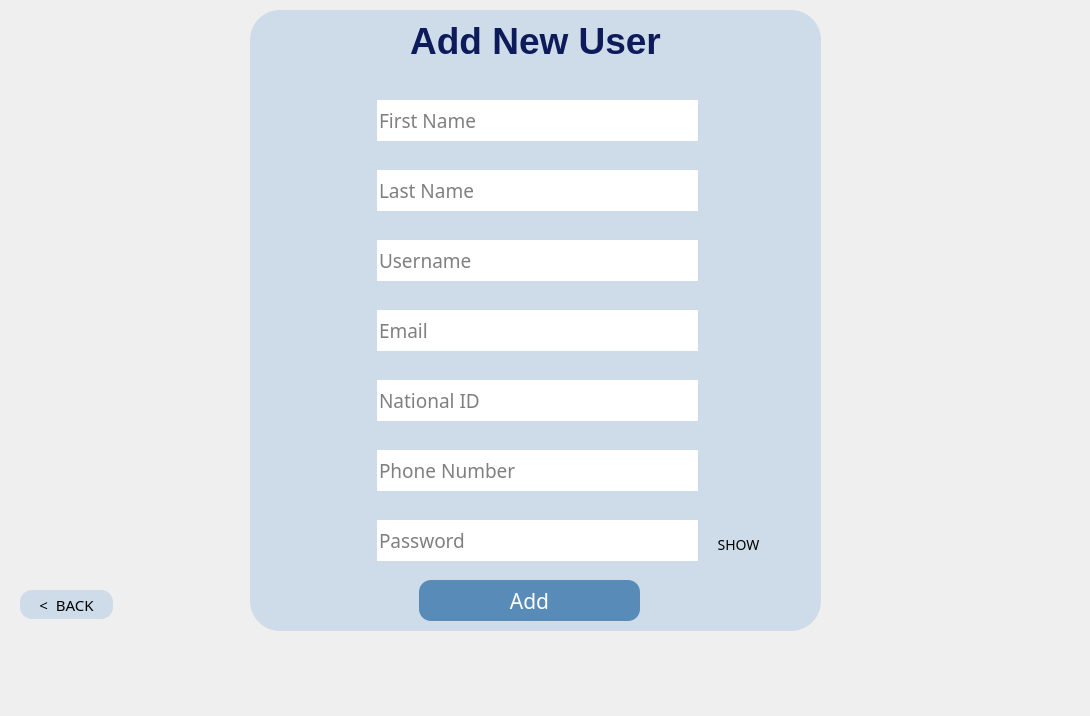
<?xml version="1.0" encoding="UTF-8"?>
<ui version="4.0">
 <class>AddUser</class>
 <widget class="QDialog" name="AddUser">
  <property name="geometry">
   <rect>
    <x>0</x>
    <y>0</y>
    <width>1090</width>
    <height>716</height>
   </rect>
  </property>
  <property name="windowTitle">
   <string>Dialog</string>
  </property>
  <widget class="QLabel" name="label_2">
   <property name="geometry">
    <rect>
     <x>0</x>
     <y>-40</y>
     <width>1101</width>
     <height>771</height>
    </rect>
   </property>
   <property name="styleSheet">
    <string notr="true">image: url(:/screen1Background/background.jpg);</string>
   </property>
   <property name="text">
    <string/>
   </property>
  </widget>
  <widget class="QLabel" name="label_3">
   <property name="geometry">
    <rect>
     <x>250</x>
     <y>10</y>
     <width>571</width>
     <height>621</height>
    </rect>
   </property>
   <property name="styleSheet">
    <string notr="true">background-color: #cddce8;
border-radius: 30px;         /* rounded corners */
    padding: 8px 16px;</string>
   </property>
   <property name="text">
    <string/>
   </property>
  </widget>
  <widget class="QLineEdit" name="userName_add">
   <property name="geometry">
    <rect>
     <x>377</x>
     <y>240</y>
     <width>321</width>
     <height>41</height>
    </rect>
   </property>
   <property name="palette">
    <palette>
     <active>
      <colorrole role="Button">
       <brush brushstyle="SolidPattern">
        <color alpha="255">
         <red>255</red>
         <green>255</green>
         <blue>255</blue>
        </color>
       </brush>
      </colorrole>
      <colorrole role="Base">
       <brush brushstyle="SolidPattern">
        <color alpha="255">
         <red>255</red>
         <green>255</green>
         <blue>255</blue>
        </color>
       </brush>
      </colorrole>
      <colorrole role="Window">
       <brush brushstyle="SolidPattern">
        <color alpha="255">
         <red>255</red>
         <green>255</green>
         <blue>255</blue>
        </color>
       </brush>
      </colorrole>
     </active>
     <inactive>
      <colorrole role="Button">
       <brush brushstyle="SolidPattern">
        <color alpha="255">
         <red>255</red>
         <green>255</green>
         <blue>255</blue>
        </color>
       </brush>
      </colorrole>
      <colorrole role="Base">
       <brush brushstyle="SolidPattern">
        <color alpha="255">
         <red>255</red>
         <green>255</green>
         <blue>255</blue>
        </color>
       </brush>
      </colorrole>
      <colorrole role="Window">
       <brush brushstyle="SolidPattern">
        <color alpha="255">
         <red>255</red>
         <green>255</green>
         <blue>255</blue>
        </color>
       </brush>
      </colorrole>
     </inactive>
     <disabled>
      <colorrole role="Button">
       <brush brushstyle="SolidPattern">
        <color alpha="255">
         <red>255</red>
         <green>255</green>
         <blue>255</blue>
        </color>
       </brush>
      </colorrole>
      <colorrole role="Base">
       <brush brushstyle="SolidPattern">
        <color alpha="255">
         <red>255</red>
         <green>255</green>
         <blue>255</blue>
        </color>
       </brush>
      </colorrole>
      <colorrole role="Window">
       <brush brushstyle="SolidPattern">
        <color alpha="255">
         <red>255</red>
         <green>255</green>
         <blue>255</blue>
        </color>
       </brush>
      </colorrole>
     </disabled>
    </palette>
   </property>
   <property name="font">
    <font>
     <family>Arial Unicode MS</family>
     <pointsize>14</pointsize>
     <bold>false</bold>
    </font>
   </property>
   <property name="styleSheet">
    <string notr="true">background-color:#ffffff</string>
   </property>
   <property name="frame">
    <bool>false</bool>
   </property>
   <property name="placeholderText">
    <string>Username</string>
   </property>
  </widget>
  <widget class="QLineEdit" name="firstName_add">
   <property name="geometry">
    <rect>
     <x>377</x>
     <y>100</y>
     <width>321</width>
     <height>41</height>
    </rect>
   </property>
   <property name="palette">
    <palette>
     <active>
      <colorrole role="Button">
       <brush brushstyle="SolidPattern">
        <color alpha="255">
         <red>255</red>
         <green>255</green>
         <blue>255</blue>
        </color>
       </brush>
      </colorrole>
      <colorrole role="Base">
       <brush brushstyle="SolidPattern">
        <color alpha="255">
         <red>255</red>
         <green>255</green>
         <blue>255</blue>
        </color>
       </brush>
      </colorrole>
      <colorrole role="Window">
       <brush brushstyle="SolidPattern">
        <color alpha="255">
         <red>255</red>
         <green>255</green>
         <blue>255</blue>
        </color>
       </brush>
      </colorrole>
     </active>
     <inactive>
      <colorrole role="Button">
       <brush brushstyle="SolidPattern">
        <color alpha="255">
         <red>255</red>
         <green>255</green>
         <blue>255</blue>
        </color>
       </brush>
      </colorrole>
      <colorrole role="Base">
       <brush brushstyle="SolidPattern">
        <color alpha="255">
         <red>255</red>
         <green>255</green>
         <blue>255</blue>
        </color>
       </brush>
      </colorrole>
      <colorrole role="Window">
       <brush brushstyle="SolidPattern">
        <color alpha="255">
         <red>255</red>
         <green>255</green>
         <blue>255</blue>
        </color>
       </brush>
      </colorrole>
     </inactive>
     <disabled>
      <colorrole role="Button">
       <brush brushstyle="SolidPattern">
        <color alpha="255">
         <red>255</red>
         <green>255</green>
         <blue>255</blue>
        </color>
       </brush>
      </colorrole>
      <colorrole role="Base">
       <brush brushstyle="SolidPattern">
        <color alpha="255">
         <red>255</red>
         <green>255</green>
         <blue>255</blue>
        </color>
       </brush>
      </colorrole>
      <colorrole role="Window">
       <brush brushstyle="SolidPattern">
        <color alpha="255">
         <red>255</red>
         <green>255</green>
         <blue>255</blue>
        </color>
       </brush>
      </colorrole>
     </disabled>
    </palette>
   </property>
   <property name="font">
    <font>
     <family>Arial Unicode MS</family>
     <pointsize>14</pointsize>
     <bold>false</bold>
    </font>
   </property>
   <property name="styleSheet">
    <string notr="true">background-color:#ffffff</string>
   </property>
   <property name="frame">
    <bool>false</bool>
   </property>
   <property name="placeholderText">
    <string>First Name</string>
   </property>
  </widget>
  <widget class="QLineEdit" name="email_add">
   <property name="geometry">
    <rect>
     <x>377</x>
     <y>310</y>
     <width>321</width>
     <height>41</height>
    </rect>
   </property>
   <property name="palette">
    <palette>
     <active>
      <colorrole role="Button">
       <brush brushstyle="SolidPattern">
        <color alpha="255">
         <red>255</red>
         <green>255</green>
         <blue>255</blue>
        </color>
       </brush>
      </colorrole>
      <colorrole role="Base">
       <brush brushstyle="SolidPattern">
        <color alpha="255">
         <red>255</red>
         <green>255</green>
         <blue>255</blue>
        </color>
       </brush>
      </colorrole>
      <colorrole role="Window">
       <brush brushstyle="SolidPattern">
        <color alpha="255">
         <red>255</red>
         <green>255</green>
         <blue>255</blue>
        </color>
       </brush>
      </colorrole>
     </active>
     <inactive>
      <colorrole role="Button">
       <brush brushstyle="SolidPattern">
        <color alpha="255">
         <red>255</red>
         <green>255</green>
         <blue>255</blue>
        </color>
       </brush>
      </colorrole>
      <colorrole role="Base">
       <brush brushstyle="SolidPattern">
        <color alpha="255">
         <red>255</red>
         <green>255</green>
         <blue>255</blue>
        </color>
       </brush>
      </colorrole>
      <colorrole role="Window">
       <brush brushstyle="SolidPattern">
        <color alpha="255">
         <red>255</red>
         <green>255</green>
         <blue>255</blue>
        </color>
       </brush>
      </colorrole>
     </inactive>
     <disabled>
      <colorrole role="Button">
       <brush brushstyle="SolidPattern">
        <color alpha="255">
         <red>255</red>
         <green>255</green>
         <blue>255</blue>
        </color>
       </brush>
      </colorrole>
      <colorrole role="Base">
       <brush brushstyle="SolidPattern">
        <color alpha="255">
         <red>255</red>
         <green>255</green>
         <blue>255</blue>
        </color>
       </brush>
      </colorrole>
      <colorrole role="Window">
       <brush brushstyle="SolidPattern">
        <color alpha="255">
         <red>255</red>
         <green>255</green>
         <blue>255</blue>
        </color>
       </brush>
      </colorrole>
     </disabled>
    </palette>
   </property>
   <property name="font">
    <font>
     <family>Arial Unicode MS</family>
     <pointsize>14</pointsize>
    </font>
   </property>
   <property name="styleSheet">
    <string notr="true">background-color:#ffffff</string>
   </property>
   <property name="frame">
    <bool>false</bool>
   </property>
   <property name="placeholderText">
    <string>Email</string>
   </property>
  </widget>
  <widget class="QLineEdit" name="password_add">
   <property name="geometry">
    <rect>
     <x>377</x>
     <y>520</y>
     <width>321</width>
     <height>41</height>
    </rect>
   </property>
   <property name="palette">
    <palette>
     <active>
      <colorrole role="Button">
       <brush brushstyle="SolidPattern">
        <color alpha="255">
         <red>255</red>
         <green>255</green>
         <blue>255</blue>
        </color>
       </brush>
      </colorrole>
      <colorrole role="Base">
       <brush brushstyle="SolidPattern">
        <color alpha="255">
         <red>255</red>
         <green>255</green>
         <blue>255</blue>
        </color>
       </brush>
      </colorrole>
      <colorrole role="Window">
       <brush brushstyle="SolidPattern">
        <color alpha="255">
         <red>255</red>
         <green>255</green>
         <blue>255</blue>
        </color>
       </brush>
      </colorrole>
     </active>
     <inactive>
      <colorrole role="Button">
       <brush brushstyle="SolidPattern">
        <color alpha="255">
         <red>255</red>
         <green>255</green>
         <blue>255</blue>
        </color>
       </brush>
      </colorrole>
      <colorrole role="Base">
       <brush brushstyle="SolidPattern">
        <color alpha="255">
         <red>255</red>
         <green>255</green>
         <blue>255</blue>
        </color>
       </brush>
      </colorrole>
      <colorrole role="Window">
       <brush brushstyle="SolidPattern">
        <color alpha="255">
         <red>255</red>
         <green>255</green>
         <blue>255</blue>
        </color>
       </brush>
      </colorrole>
     </inactive>
     <disabled>
      <colorrole role="Button">
       <brush brushstyle="SolidPattern">
        <color alpha="255">
         <red>255</red>
         <green>255</green>
         <blue>255</blue>
        </color>
       </brush>
      </colorrole>
      <colorrole role="Base">
       <brush brushstyle="SolidPattern">
        <color alpha="255">
         <red>255</red>
         <green>255</green>
         <blue>255</blue>
        </color>
       </brush>
      </colorrole>
      <colorrole role="Window">
       <brush brushstyle="SolidPattern">
        <color alpha="255">
         <red>255</red>
         <green>255</green>
         <blue>255</blue>
        </color>
       </brush>
      </colorrole>
     </disabled>
    </palette>
   </property>
   <property name="font">
    <font>
     <family>Arial Unicode MS</family>
     <pointsize>14</pointsize>
     <bold>false</bold>
    </font>
   </property>
   <property name="styleSheet">
    <string notr="true">background-color:#ffffff</string>
   </property>
   <property name="frame">
    <bool>false</bool>
   </property>
   <property name="echoMode">
    <enum>QLineEdit::EchoMode::Password</enum>
   </property>
   <property name="placeholderText">
    <string>Password</string>
   </property>
  </widget>
  <widget class="QLineEdit" name="id_add">
   <property name="geometry">
    <rect>
     <x>377</x>
     <y>380</y>
     <width>321</width>
     <height>41</height>
    </rect>
   </property>
   <property name="palette">
    <palette>
     <active>
      <colorrole role="Button">
       <brush brushstyle="SolidPattern">
        <color alpha="255">
         <red>255</red>
         <green>255</green>
         <blue>255</blue>
        </color>
       </brush>
      </colorrole>
      <colorrole role="Base">
       <brush brushstyle="SolidPattern">
        <color alpha="255">
         <red>255</red>
         <green>255</green>
         <blue>255</blue>
        </color>
       </brush>
      </colorrole>
      <colorrole role="Window">
       <brush brushstyle="SolidPattern">
        <color alpha="255">
         <red>255</red>
         <green>255</green>
         <blue>255</blue>
        </color>
       </brush>
      </colorrole>
     </active>
     <inactive>
      <colorrole role="Button">
       <brush brushstyle="SolidPattern">
        <color alpha="255">
         <red>255</red>
         <green>255</green>
         <blue>255</blue>
        </color>
       </brush>
      </colorrole>
      <colorrole role="Base">
       <brush brushstyle="SolidPattern">
        <color alpha="255">
         <red>255</red>
         <green>255</green>
         <blue>255</blue>
        </color>
       </brush>
      </colorrole>
      <colorrole role="Window">
       <brush brushstyle="SolidPattern">
        <color alpha="255">
         <red>255</red>
         <green>255</green>
         <blue>255</blue>
        </color>
       </brush>
      </colorrole>
     </inactive>
     <disabled>
      <colorrole role="Button">
       <brush brushstyle="SolidPattern">
        <color alpha="255">
         <red>255</red>
         <green>255</green>
         <blue>255</blue>
        </color>
       </brush>
      </colorrole>
      <colorrole role="Base">
       <brush brushstyle="SolidPattern">
        <color alpha="255">
         <red>255</red>
         <green>255</green>
         <blue>255</blue>
        </color>
       </brush>
      </colorrole>
      <colorrole role="Window">
       <brush brushstyle="SolidPattern">
        <color alpha="255">
         <red>255</red>
         <green>255</green>
         <blue>255</blue>
        </color>
       </brush>
      </colorrole>
     </disabled>
    </palette>
   </property>
   <property name="font">
    <font>
     <family>Arial Unicode MS</family>
     <pointsize>14</pointsize>
     <bold>false</bold>
    </font>
   </property>
   <property name="styleSheet">
    <string notr="true">background-color:#ffffff</string>
   </property>
   <property name="frame">
    <bool>false</bool>
   </property>
   <property name="placeholderText">
    <string>National ID</string>
   </property>
  </widget>
  <widget class="QPushButton" name="showButton_add">
   <property name="geometry">
    <rect>
     <x>698</x>
     <y>530</y>
     <width>81</width>
     <height>29</height>
    </rect>
   </property>
   <property name="font">
    <font>
     <family>Arial Unicode MS</family>
     <pointsize>-1</pointsize>
     <bold>false</bold>
    </font>
   </property>
   <property name="styleSheet">
    <string notr="true">QPushButton {
    background-color: #cddce8;   /* dark blue */
    color: black;
    border: none;                /* no border line */
    border-radius: 10px;         /* rounded corners */
    padding: 8px 16px;
    font-size: 14px;
    background-image: none;      /* no image */
}</string>
   </property>
   <property name="text">
    <string>SHOW</string>
   </property>
   <property name="flat">
    <bool>true</bool>
   </property>
  </widget>
  <widget class="QLineEdit" name="lastName_add">
   <property name="geometry">
    <rect>
     <x>377</x>
     <y>170</y>
     <width>321</width>
     <height>41</height>
    </rect>
   </property>
   <property name="palette">
    <palette>
     <active>
      <colorrole role="Button">
       <brush brushstyle="SolidPattern">
        <color alpha="255">
         <red>255</red>
         <green>255</green>
         <blue>255</blue>
        </color>
       </brush>
      </colorrole>
      <colorrole role="Base">
       <brush brushstyle="SolidPattern">
        <color alpha="255">
         <red>255</red>
         <green>255</green>
         <blue>255</blue>
        </color>
       </brush>
      </colorrole>
      <colorrole role="Window">
       <brush brushstyle="SolidPattern">
        <color alpha="255">
         <red>255</red>
         <green>255</green>
         <blue>255</blue>
        </color>
       </brush>
      </colorrole>
     </active>
     <inactive>
      <colorrole role="Button">
       <brush brushstyle="SolidPattern">
        <color alpha="255">
         <red>255</red>
         <green>255</green>
         <blue>255</blue>
        </color>
       </brush>
      </colorrole>
      <colorrole role="Base">
       <brush brushstyle="SolidPattern">
        <color alpha="255">
         <red>255</red>
         <green>255</green>
         <blue>255</blue>
        </color>
       </brush>
      </colorrole>
      <colorrole role="Window">
       <brush brushstyle="SolidPattern">
        <color alpha="255">
         <red>255</red>
         <green>255</green>
         <blue>255</blue>
        </color>
       </brush>
      </colorrole>
     </inactive>
     <disabled>
      <colorrole role="Button">
       <brush brushstyle="SolidPattern">
        <color alpha="255">
         <red>255</red>
         <green>255</green>
         <blue>255</blue>
        </color>
       </brush>
      </colorrole>
      <colorrole role="Base">
       <brush brushstyle="SolidPattern">
        <color alpha="255">
         <red>255</red>
         <green>255</green>
         <blue>255</blue>
        </color>
       </brush>
      </colorrole>
      <colorrole role="Window">
       <brush brushstyle="SolidPattern">
        <color alpha="255">
         <red>255</red>
         <green>255</green>
         <blue>255</blue>
        </color>
       </brush>
      </colorrole>
     </disabled>
    </palette>
   </property>
   <property name="font">
    <font>
     <family>Arial Unicode MS</family>
     <pointsize>14</pointsize>
     <bold>false</bold>
    </font>
   </property>
   <property name="styleSheet">
    <string notr="true">background-color:#ffffff</string>
   </property>
   <property name="frame">
    <bool>false</bool>
   </property>
   <property name="placeholderText">
    <string>Last Name</string>
   </property>
  </widget>
  <widget class="QLineEdit" name="phoneNum_add">
   <property name="geometry">
    <rect>
     <x>377</x>
     <y>450</y>
     <width>321</width>
     <height>41</height>
    </rect>
   </property>
   <property name="palette">
    <palette>
     <active>
      <colorrole role="Button">
       <brush brushstyle="SolidPattern">
        <color alpha="255">
         <red>255</red>
         <green>255</green>
         <blue>255</blue>
        </color>
       </brush>
      </colorrole>
      <colorrole role="Base">
       <brush brushstyle="SolidPattern">
        <color alpha="255">
         <red>255</red>
         <green>255</green>
         <blue>255</blue>
        </color>
       </brush>
      </colorrole>
      <colorrole role="Window">
       <brush brushstyle="SolidPattern">
        <color alpha="255">
         <red>255</red>
         <green>255</green>
         <blue>255</blue>
        </color>
       </brush>
      </colorrole>
     </active>
     <inactive>
      <colorrole role="Button">
       <brush brushstyle="SolidPattern">
        <color alpha="255">
         <red>255</red>
         <green>255</green>
         <blue>255</blue>
        </color>
       </brush>
      </colorrole>
      <colorrole role="Base">
       <brush brushstyle="SolidPattern">
        <color alpha="255">
         <red>255</red>
         <green>255</green>
         <blue>255</blue>
        </color>
       </brush>
      </colorrole>
      <colorrole role="Window">
       <brush brushstyle="SolidPattern">
        <color alpha="255">
         <red>255</red>
         <green>255</green>
         <blue>255</blue>
        </color>
       </brush>
      </colorrole>
     </inactive>
     <disabled>
      <colorrole role="Button">
       <brush brushstyle="SolidPattern">
        <color alpha="255">
         <red>255</red>
         <green>255</green>
         <blue>255</blue>
        </color>
       </brush>
      </colorrole>
      <colorrole role="Base">
       <brush brushstyle="SolidPattern">
        <color alpha="255">
         <red>255</red>
         <green>255</green>
         <blue>255</blue>
        </color>
       </brush>
      </colorrole>
      <colorrole role="Window">
       <brush brushstyle="SolidPattern">
        <color alpha="255">
         <red>255</red>
         <green>255</green>
         <blue>255</blue>
        </color>
       </brush>
      </colorrole>
     </disabled>
    </palette>
   </property>
   <property name="font">
    <font>
     <family>Arial Unicode MS</family>
     <pointsize>14</pointsize>
     <bold>false</bold>
    </font>
   </property>
   <property name="styleSheet">
    <string notr="true">background-color:#ffffff</string>
   </property>
   <property name="frame">
    <bool>false</bool>
   </property>
   <property name="placeholderText">
    <string>Phone Number</string>
   </property>
  </widget>
  <widget class="QLabel" name="label">
   <property name="geometry">
    <rect>
     <x>260</x>
     <y>0</y>
     <width>551</width>
     <height>81</height>
    </rect>
   </property>
   <property name="palette">
    <palette>
     <active>
      <colorrole role="WindowText">
       <brush brushstyle="SolidPattern">
        <color alpha="255">
         <red>15</red>
         <green>106</green>
         <blue>186</blue>
        </color>
       </brush>
      </colorrole>
      <colorrole role="Text">
       <brush brushstyle="SolidPattern">
        <color alpha="255">
         <red>89</red>
         <green>139</green>
         <blue>184</blue>
        </color>
       </brush>
      </colorrole>
      <colorrole role="ButtonText">
       <brush brushstyle="SolidPattern">
        <color alpha="255">
         <red>13</red>
         <green>27</green>
         <blue>90</blue>
        </color>
       </brush>
      </colorrole>
      <colorrole role="PlaceholderText">
       <brush brushstyle="SolidPattern">
        <color alpha="128">
         <red>13</red>
         <green>27</green>
         <blue>90</blue>
        </color>
       </brush>
      </colorrole>
     </active>
     <inactive>
      <colorrole role="WindowText">
       <brush brushstyle="SolidPattern">
        <color alpha="255">
         <red>15</red>
         <green>106</green>
         <blue>186</blue>
        </color>
       </brush>
      </colorrole>
      <colorrole role="Text">
       <brush brushstyle="SolidPattern">
        <color alpha="255">
         <red>89</red>
         <green>139</green>
         <blue>184</blue>
        </color>
       </brush>
      </colorrole>
      <colorrole role="ButtonText">
       <brush brushstyle="SolidPattern">
        <color alpha="255">
         <red>13</red>
         <green>27</green>
         <blue>90</blue>
        </color>
       </brush>
      </colorrole>
      <colorrole role="PlaceholderText">
       <brush brushstyle="SolidPattern">
        <color alpha="128">
         <red>13</red>
         <green>27</green>
         <blue>90</blue>
        </color>
       </brush>
      </colorrole>
     </inactive>
     <disabled>
      <colorrole role="WindowText">
       <brush brushstyle="SolidPattern">
        <color alpha="255">
         <red>13</red>
         <green>27</green>
         <blue>90</blue>
        </color>
       </brush>
      </colorrole>
      <colorrole role="Text">
       <brush brushstyle="SolidPattern">
        <color alpha="255">
         <red>13</red>
         <green>27</green>
         <blue>90</blue>
        </color>
       </brush>
      </colorrole>
      <colorrole role="ButtonText">
       <brush brushstyle="SolidPattern">
        <color alpha="255">
         <red>13</red>
         <green>27</green>
         <blue>90</blue>
        </color>
       </brush>
      </colorrole>
      <colorrole role="PlaceholderText">
       <brush brushstyle="SolidPattern">
        <color alpha="128">
         <red>13</red>
         <green>27</green>
         <blue>90</blue>
        </color>
       </brush>
      </colorrole>
     </disabled>
    </palette>
   </property>
   <property name="font">
    <font>
     <family>Segoe UI</family>
     <pointsize>28</pointsize>
     <bold>true</bold>
    </font>
   </property>
   <property name="styleSheet">
    <string notr="true">color:#0D1B5A</string>
   </property>
   <property name="text">
    <string>Add New User</string>
   </property>
   <property name="alignment">
    <set>Qt::AlignmentFlag::AlignCenter</set>
   </property>
  </widget>
  <widget class="QPushButton" name="addNewButton">
   <property name="geometry">
    <rect>
     <x>419</x>
     <y>580</y>
     <width>221</width>
     <height>41</height>
    </rect>
   </property>
   <property name="font">
    <font>
     <family>Arial Unicode MS</family>
     <pointsize>-1</pointsize>
     <bold>false</bold>
    </font>
   </property>
   <property name="styleSheet">
    <string notr="true">QPushButton {
    background-color: #598bb8;   /* dark blue */
    color: white;
    border: none;                /* no border line */
    border-radius: 12px;         /* rounded corners */
    padding: 8px 16px;
    font-size: 21px;
    background-image: none;      /* no image */
}

QPushButton:hover {
    background-color: #0D1B5A;   /* darker on hover */
}</string>
   </property>
   <property name="text">
    <string>Add</string>
   </property>
  </widget>
  <widget class="QPushButton" name="backAddButton">
   <property name="geometry">
    <rect>
     <x>20</x>
     <y>590</y>
     <width>93</width>
     <height>29</height>
    </rect>
   </property>
   <property name="font">
    <font>
     <family>Arial Unicode MS</family>
     <pointsize>-1</pointsize>
    </font>
   </property>
   <property name="styleSheet">
    <string notr="true">QPushButton {
    background-color: #cddce8;   /* dark blue */
    color: black;
    border: none;                /* no border line */
    border-radius: 12px;         /* rounded corners */
    padding: 8px 16px;
    font-size: 15px;
    background-image: none;      /* no image */
}
QPushButton:hover {
    background-color: #598bb8;   /* darker on hover */
}</string>
   </property>
   <property name="text">
    <string>&lt;  BACK</string>
   </property>
  </widget>
 </widget>
 <resources/>
 <connections/>
</ui>
